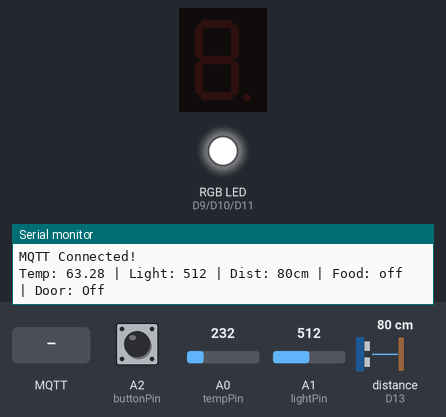
Bench run of a sketch on a simulated Arduino Uno R4 WiFi. On the bench: 1-digit seven-segment display, an RGB LED mixed from three pins (HIGH = lit), the last lines printed to the serial monitor. Wiring (inferred from the names in the program): ultrasonic range finder: trigger D12; echo D13; 1-digit 7-segment display, segments lit when HIGH: segments D2, D3, D4, D5, D6, D7, D8. The inputs (shaded band) are chosen by the test bench; at power-on: distance to the obstacle (sensor on D13) 80 cm, A0 (tempPin) = 232, A1 (lightPin) = 512, A2 (buttonPin) HIGH. The echo pulse lasts 58.3 µs per cm; WiFi joins after 1.5 s; servers stay silent unless stated; no MQTT or app messages arrive unless stated; the segment pins are drawn as the display they are named for; pins used as bus, display or sensor lines are not drawn.

Above: at 2.7 s.
2.8 s: MQTT message "0" arrives on the second subscribed topic
At 3.9 s:
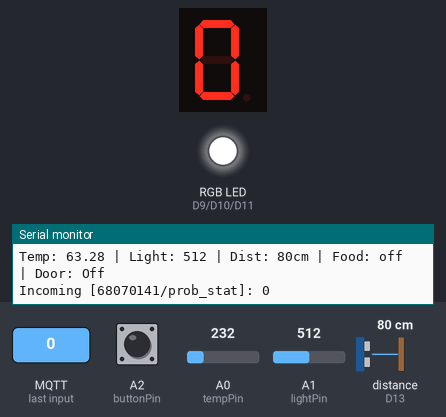
4.3 s: MQTT message "5" arrives on the second subscribed topic
At 5.0 s:
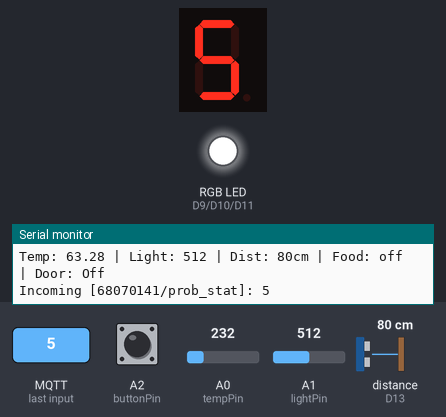
5.8 s: MQTT message "1" arrives on the second subscribed topic
At 6.2 s:
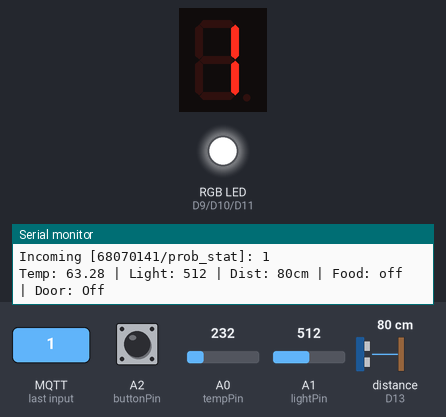
7.3 s: distance to the obstacle (sensor on D13) set to 22 cm
8.8 s: distance to the obstacle (sensor on D13) set to 18 cm
Timing chart, 0 to 11.8 s (numbered marks = the images above; inputs shaded):
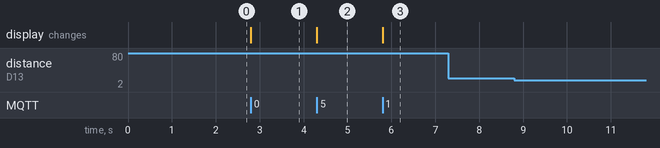

Measured:
- after the input at 2.8 s, the display: changes at once (image 1)
- after the input at 4.3 s, the display: changes at once (image 2)
- after the input at 5.8 s, the display: changes at once (image 3)

The sketch:

Step5_Master_Exam_Template.ino
```cpp
/*
 * ============================================================================
 * MASTER EXAM TEMPLATE: KMITL Physical Computing MQTT Exam (UNO R4 WiFi)
 * รหัสนักศึกษา: 68070141
 * ============================================================================
 * [ผังการต่อสายบนบอร์ดเดียวครบทุกข้อ]
 * - 7-Segment (Common Cathode): D2..D8 -> ขีด a..g (ขา COM ต่อ R 220 ลง GND)
 * - RGB LED (Common Anode):     D9=Red, D10=Green, D11=Blue (ขายาวขา 2 ต่อ +5V)
 * - Ultrasonic (HC-SR04):       D12=Trig, D13=Echo, VCC=5V, GND=GND
 * - Temp Sensor (TMP36/Therm):  A0
 * - Potentiometer / LDR:        A1
 * - Push Button (ปุ่มกด):       A2 กับ GND (ใช้ INPUT_PULLUP: กด = LOW)
 * ============================================================================
 */

#include <WiFiS3.h>
#include <MQTTClient.h>

// ----------------- 1. ตั้งค่า WiFi และ MQTT Broker -----------------
const char WIFI_SSID[]     = "YOUR_WIFI_SSID";     // <-- แก้ชื่อ WiFi / Hotspot มือถือ
const char WIFI_PASSWORD[] = "YOUR_WIFI_PASSWORD"; // <-- แก้รหัสผ่าน WiFi

const char MQTT_BROKER[]   = "phycom.it.kmitl.ac.th";
const int  MQTT_PORT       = 1883;                 // <-- บอร์ด Arduino ต้องใช้ 1883 เสมอ! (หน้าเว็บเป็น 8884)
const char MQTT_CLIENT_ID[]= "UnoR4_68070141_Exam"; // <-- ห้ามซ้ำกับคนอื่น

// ----------------- 2. ตั้งชื่อ Topics ตามโจทย์ -----------------
// ฝั่ง Publish (ส่งค่าจากบอร์ดขึ้น Server)
const char TOPIC_TEMP[]  = "68070141/temp";
const char TOPIC_LIGHT[] = "68070141/light";
const char TOPIC_FOOD[]  = "68070141/food";
const char TOPIC_DOOR[]  = "68070141/door";

// ฝั่ง Subscribe (รับค่าจาก Server มาแสดงผล)
const char TOPIC_VENUS[]     = "68070141/venus";
const char TOPIC_PROB_STAT[] = "68070141/prob_stat";

// ----------------- 3. กำหนดขาพิน (Master Pinout) -----------------
const int segPins[7] = {2, 3, 4, 5, 6, 7, 8}; // a, b, c, d, e, f, g
const int redPin     = 9;
const int greenPin   = 10;
const int bluePin    = 11;
const int trigPin    = 12;
const int echoPin    = 13;

const int tempPin    = A0;
const int lightPin   = A1;
const int buttonPin  = A2;

// ตาราง 7-Segment (Common Cathode: 1 = ติด, 0 = ดับ)
const int num_array[10][7] = {
  {1, 1, 1, 1, 1, 1, 0}, // 0
  {0, 1, 1, 0, 0, 0, 0}, // 1
  {1, 1, 0, 1, 1, 0, 1}, // 2
  {1, 1, 1, 1, 0, 0, 1}, // 3
  {0, 1, 1, 0, 0, 1, 1}, // 4
  {1, 0, 1, 1, 0, 1, 1}, // 5
  {1, 0, 1, 1, 1, 1, 1}, // 6
  {1, 1, 1, 0, 0, 0, 0}, // 7
  {1, 1, 1, 1, 1, 1, 1}, // 8
  {1, 1, 1, 1, 0, 1, 1}  // 9
};

WiFiClient network;
MQTTClient mqtt(256);
unsigned long lastPublishTime = 0;

// ----------------- 4. ฟังก์ชันช่วยควบคุมอุปกรณ์ -----------------

// สั่งงาน RGB LED (สำหรับ Common Anode: 255 - ค่าสี)
void setColor(int r, int g, int b) {
  analogWrite(redPin,   255 - r);
  analogWrite(greenPin, 255 - g);
  analogWrite(bluePin,  255 - b);
}

// สั่งแสดงตัวเลข 0-9 บน 7-Segment 1 หลัก
void displayDigit(int digit) {
  if (digit < 0 || digit > 9) return;
  for (int i = 0; i < 7; i++) {
    digitalWrite(segPins[i], num_array[digit][i]);
  }
}

// อ่านระยะทางจาก Ultrasonic (หน่วย cm)
long readDistanceCm() {
  digitalWrite(trigPin, LOW);
  delayMicroseconds(2);
  digitalWrite(trigPin, HIGH);
  delayMicroseconds(10);
  digitalWrite(trigPin, LOW);

  long pulseWidth = pulseIn(echoPin, HIGH, 30000); // timeout 30ms ป้องกันโปรแกรมค้าง
  if (pulseWidth == 0) return 999;                 // กรณีไม่มีวัตถุสะท้อนกลับ
  return pulseWidth / 29 / 2;
}

// อ่านอุณหภูมิ (°C)
float readTemperatureC() {
  // แบบที่ 1: สำหรับ TMP36 / MCP9700 (3 ขา)
  int raw = analogRead(tempPin);
  float voltage = raw * (5.0 / 1024.0);
  float tempC = (voltage - 0.5) * 100.0;
  return tempC;

  /*
  // แบบที่ 2: ถ้าวันสอบได้ Thermistor (2 ขา) ให้คอมเมนต์แบบที่ 1 แล้วเปิดใช้บล็อกนี้แทน:
  int adc = analogRead(tempPin);
  float Vout = adc * (5.0 / 1023.0);
  float R = (330.0 * Vout) / (5.0 - Vout); // เช็คค่า R_fixed ว่าใช้ 330.0 หรือ 10000.0
  float tempC = (1.0 / ((1.0 / 298.15) + (log(R / 10000.0) / 3950.0))) - 273.15;
  return tempC;
  */
}

// ----------------- 5. ฟังก์ชันรับค่า Subscribe (Callback) -----------------
void messageReceived(String &topic, String &payload) {
  Serial.println("Incoming [" + topic + "]: " + payload);

  // Subscribe ข้อ 1: อุณหภูมิดาวศุกร์ (68070141/venus) -> แสดงสีที่ RGB LED
  if (topic == TOPIC_VENUS) {
    int venusTemp = payload.toInt();
    if (venusTemp >= 36 && venusTemp <= 50) {
      setColor(255, 0, 0); // 36 - 50 -> สีแดง
    } else if (venusTemp >= 26 && venusTemp <= 35) {
      setColor(0, 0, 255); // 26 - 35 -> สีฟ้า/น้ำเงิน
    } else if (venusTemp >= 10 && venusTemp <= 25) {
      setColor(0, 255, 0); // 10 - 25 -> สีเขียว
    }
  }

  // Subscribe ข้อ 2: 7-Segment (68070141/prob_stat) -> แสดงเลข 0-9
  if (topic == TOPIC_PROB_STAT) {
    int digit = payload.toInt();
    displayDigit(digit);
  }
}

// ----------------- 6. ฟังก์ชันเชื่อมต่อ WiFi & MQTT -----------------
void connectToWiFiAndMQTT() {
  if (WiFi.status() != WL_CONNECTED) {
    Serial.print("Connecting to WiFi...");
    WiFi.begin(WIFI_SSID, WIFI_PASSWORD);
    while (WiFi.status() != WL_CONNECTED) {
      delay(500);
      Serial.print(".");
    }
    Serial.println("\nWiFi Connected!");
  }

  if (!mqtt.connected()) {
    Serial.print("Connecting to MQTT Broker...");
    while (!mqtt.connect(MQTT_CLIENT_ID)) {
      delay(500);
      Serial.print(".");
    }
    Serial.println("\nMQTT Connected!");

    // กด Subscribe ทุก Topic ที่ต้องรับค่าจาก Server ทันทีที่ต่อติด
    mqtt.subscribe(TOPIC_VENUS);
    mqtt.subscribe(TOPIC_PROB_STAT);
  }
}

// ----------------- 7. Setup & Loop หลัก -----------------
void setup() {
  Serial.begin(9600);

  for (int i = 0; i < 7; i++) {
    pinMode(segPins[i], OUTPUT);
  }
  pinMode(redPin, OUTPUT);
  pinMode(greenPin, OUTPUT);
  pinMode(bluePin, OUTPUT);
  pinMode(trigPin, OUTPUT);
  pinMode(echoPin, INPUT);
  pinMode(buttonPin, INPUT_PULLUP);

  setColor(0, 0, 0); // ปิดไฟ RGB เริ่มต้น

  mqtt.begin(MQTT_BROKER, MQTT_PORT, network);
  mqtt.onMessage(messageReceived);

  connectToWiFiAndMQTT();
}

void loop() {
  mqtt.loop(); // สำคัญมาก! ต้องถูกเรียกตลอดเวลาเพื่อรับค่า Subscribe
  if (!mqtt.connected()) {
    connectToWiFiAndMQTT();
  }

  // ส่งค่า Publish ทั้ง 4 ข้อทุกๆ 2 วินาที (2000 ms)
  if (millis() - lastPublishTime >= 2000) {
    lastPublishTime = millis();

    // 1. Publish อุณหภูมิ (68070141/temp)
    float tempC = readTemperatureC();
    mqtt.publish(TOPIC_TEMP, String(tempC, 1));

    // 2. Publish ตัวต้านทานปรับค่าได้ 0-1023 (68070141/light)
    int lightVal = analogRead(lightPin);
    mqtt.publish(TOPIC_LIGHT, String(lightVal));

    // อ่านระยะทางและปุ่มกดสำหรับข้อ 3 และ 4
    long distance = readDistanceCm();
    bool isPressed = (digitalRead(buttonPin) == LOW);

    // 3. Publish ระยะทาง Ultrasonic (68070141/food)
    // > 20 cm ส่ง "off", <= 20 cm ส่ง "on" (ตัวพิมพ์เล็กทั้งหมด)
    String foodMsg = (distance > 20) ? "off" : "on";
    mqtt.publish(TOPIC_FOOD, foodMsg);

    // 4. Publish ประตู Ultrasonic + ปุ่ม (68070141/door)
    // >= 20 cm และกดปุ่ม ส่ง "On", กรณีอื่นส่ง "Off" (ตัว O พิมพ์ใหญ่!)
    String doorMsg = (distance >= 20 && isPressed) ? "On" : "Off";
    mqtt.publish(TOPIC_DOOR, doorMsg);

    // แสดงค่าทั้งหมดใน Serial Monitor เพื่อเช็คความถูกต้อง
    Serial.print("Temp: "); Serial.print(tempC);
    Serial.print(" | Light: "); Serial.print(lightVal);
    Serial.print(" | Dist: "); Serial.print(distance);
    Serial.print("cm | Food: "); Serial.print(foodMsg);
    Serial.print(" | Door: "); Serial.println(doorMsg);
  }
}
```
